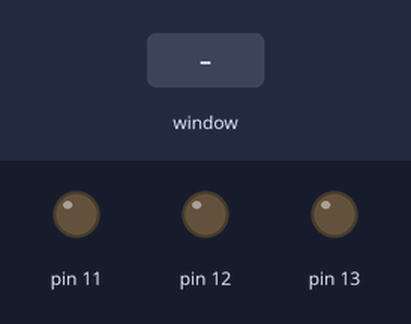
A program run on a simulated Raspberry Pi (header pin numbers). Shown: output pins drawn as LEDs (lit = HIGH). Inputs (shaded band) come from the test bench. The desktop window is not drawn, its controls go by their first labels and the mouse button is held 0.15 s.

Above: at 1.2 s.
1.3 s: control labelled "Red" in the window clicked
At 2.5 s:
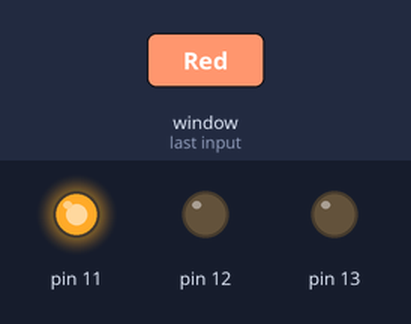
2.8 s: control labelled "Green" in the window clicked
At 3.8 s:
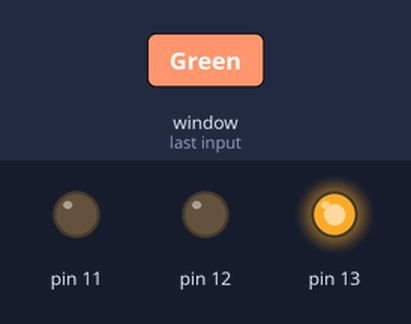
4.3 s: control labelled "Blue" in the window clicked
At 4.9 s:
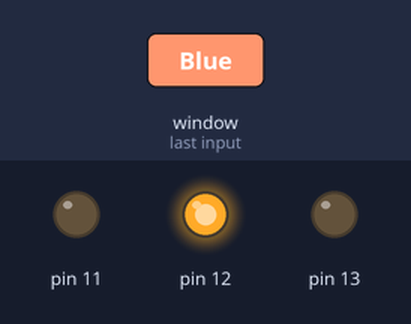
Timing chart, 0 to 7.3 s (numbered marks = the images above; inputs shaded):
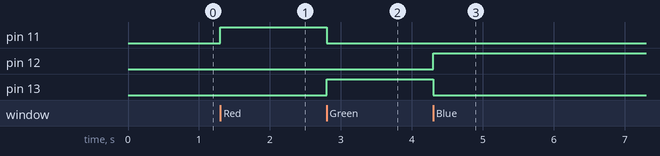

The program:

led_gui.py
```python
from Tkinter import *
import tkFont
import RPi.GPIO as GPIO


GPIO.setmode(GPIO.BOARD)
GPIO.setup(11, GPIO.OUT)
GPIO.setup(12, GPIO.OUT)
GPIO.setup(13, GPIO.OUT)
GPIO.output(11, GPIO.LOW)
GPIO.output(12, GPIO.LOW)
GPIO.output(13, GPIO.LOW)

win = Tk()
v = IntVar()
myFont = tkFont.Font(family = 'Helvetica', size = 36, weight = 'bold')


def redLED():
	GPIO.output(11, GPIO.HIGH)
	GPIO.output(12, GPIO.LOW)
	GPIO.output(13, GPIO.LOW)


def greenLED():
	GPIO.output(13, GPIO.HIGH)
	GPIO.output(11, GPIO.LOW)
	GPIO.output(12, GPIO.LOW)


def blueLED():
	GPIO.output(12, GPIO.HIGH)
	GPIO.output(11, GPIO.LOW)
	GPIO.output(13, GPIO.LOW)


def quitProgram():
	print("Program has been closed.")
	GPIO.cleanup()
	win.quit()


win.title("LED GUI")
win.geometry('300x350')

Radiobutton(win, text = "Red", variable = v, value = 1, command = redLED, padx = 20, font = myFont).pack(anchor = W)
Radiobutton(win, text = "Green", variable = v, value = 2, command = greenLED, padx = 20, font = myFont).pack(anchor = W)
Radiobutton(win, text = "Blue", variable = v, value = 3, command = blueLED, padx = 20, font = myFont).pack(anchor = W)

Button(win, text = "Quit", font = myFont, command = quitProgram, height = 2, width = 6).pack(side = BOTTOM)

win.mainloop()
```

Measured:
- after the input at 1.3 s, pin 11: LOW → HIGH at once
- after the input at 2.8 s, pin 11: HIGH → LOW at once; pin 13: LOW → HIGH at once
- after the input at 4.3 s, pin 12: LOW → HIGH at once; pin 13: HIGH → LOW at once
